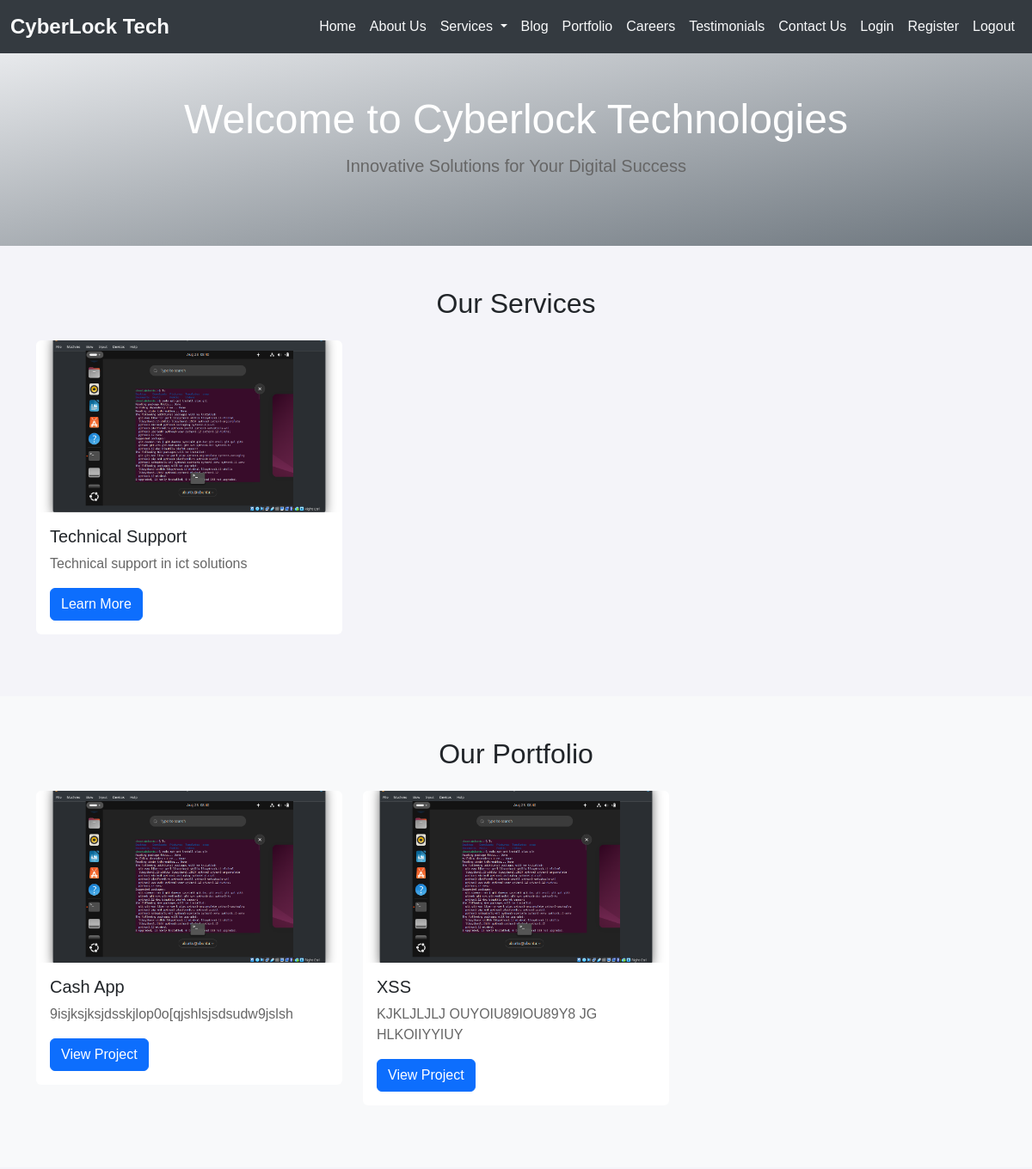
Before: / (upper part) with the older database file.
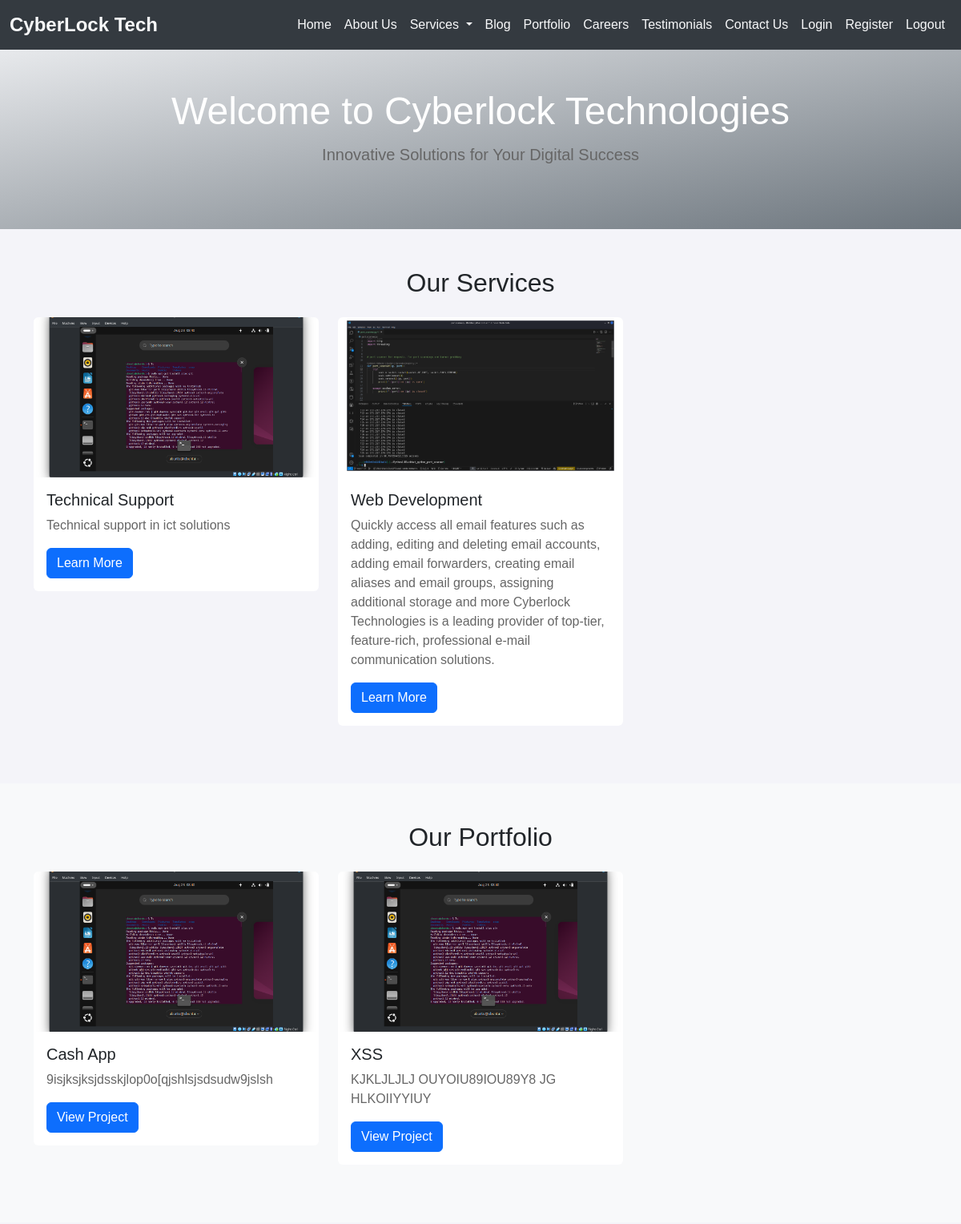
After: the same page with the newer database file.
### coreapp/models.py (models this page shows, shortened)
class Service(models.Model):
    SERVICE_TYPE_CHOICES = [
        ('custom', 'Custom Services'),
        ('cloud', 'Cloud Services'),
        ('standard', 'Standard Services'),  # For any other services
    ]
    name = models.CharField(max_length=200)
    description = models.TextField()
    price = models.DecimalField(max_digits=10, decimal_places=2, blank=True, null=True)
    service_image = models.ImageField(upload_to='service_images/', blank=True)
    is_active = models.BooleanField(default=True)
    service_type = models.CharField(max_length=10, choices=SERVICE_TYPE_CHOICES, default='standard')
    class Meta:
        verbose_name_plural = "Services"
        ordering = ['name']

class Project(models.Model):
    title = models.CharField(max_length=200)
    description = models.TextField()
    client = models.CharField(max_length=200)
    project_image = models.ImageField(upload_to='project_images/', blank=True)
    completion_date = models.DateField()
    link = models.URLField(blank=True)
    technologies_used = models.CharField(max_length=200, blank=True)

### coreapp/views.py (the view)
# urls.py: path('', views.home, name='home'),
def home(request):
    services = Service.objects.filter(is_active=True)[:3]  # Get the latest 3 services
    projects = Project.objects.all()[:3]  # Get the latest 3 projects
    blog_posts = BlogPost.objects.all().order_by('-published_date')[:3]  # Get the latest 3 blog posts
    testimonials = Testimonial.objects.all()[:3]  # Get the latest 3 testimonials
    context = {
        'services': services,
        'projects': projects,
        'blog_posts': blog_posts,
        'testimonials': testimonials,
    }
    return render(request, 'home.html', context)

### templates/home.html (shortened to what this page needs)
{% load static %}
<!DOCTYPE html>
<html lang="en">
<head>
    <link href="https://cdn.jsdelivr.net/npm/bootstrap@5.3.0-alpha1/dist/css/bootstrap.min.css" rel="stylesheet">
    <link rel="stylesheet" href="{% static 'css/home.css' %}">
</head>
<body>
    {% include 'base.html' %}
    <section class="hero bg-light py-5 text-center">
        <div class="container">
            <h1 class="display-4">Welcome to Cyberlock Technologies </h1>
            <p class="lead">Innovative Solutions for Your Digital Success</p>
        </div>
    </section>
    <section class="services py-5">
        <div class="container">
            <h2 class="text-center mb-4">Our Services</h2>
            <div class="row">
                {% for service in services %}
                    <div class="col-md-4">
                        <div class="card mb-4">
                            <img src="{{ service.service_image.url }}" class="card-img-top" alt="{{ service.name }}">
                            <div class="card-body">
                                <h5 class="card-title">{{ service.name }}</h5>
                                <p class="card-text">{{ service.description|truncatewords:50 }}</p>
                                <a href="{% url 'service_list' %}" class="btn btn-primary">Learn More</a>
                            </div>
                        </div>
                    </div>
                {% endfor %}
            </div>
        </div>
    </section>
    <section class="portfolio bg-light py-5">
        <div class="container">
            <h2 class="text-center mb-4">Our Portfolio</h2>
            <div class="row">
                {% for project in projects %}
                    <div class="col-md-4">
                        <div class="card mb-4">
                            <img src="{{ project.project_image.url }}" class="card-img-top" alt="{{ project.title }}">
                            <div class="card-body">
                                <h5 class="card-title">{{ project.title }}</h5>
                                <p class="card-text">{{ project.description|truncatewords:20 }}</p>
                                <a href="{% url 'portfolio' %}" class="btn btn-primary">View Project</a>
                            </div>
                        </div>
                    </div>
                {% endfor %}
            </div>
        </div>
    </section>
</body>
</html>

### templates/base.html (shortened to what this page needs)
{% load static %}
<!DOCTYPE html>
<html lang="en">
<head>
    <link href="https://cdn.jsdelivr.net/npm/bootstrap@5.3.0-alpha1/dist/css/bootstrap.min.css" rel="stylesheet">
    <link rel="stylesheet" href="{% static 'css/base.css' %}">
</head>
<body>
    <nav class="navbar navbar-expand-lg navbar-light bg-light">
        <div class="container-fluid">
            <a class="navbar-brand" href="{% url 'home' %}">CyberLock Tech</a>
            <div class="collapse navbar-collapse" id="navbarNav">
                <ul class="navbar-nav ms-auto">
                    <li class="nav-item">
                        <a class="nav-link" href="{% url 'home' %}">Home</a>
                    </li>
                    <li class="nav-item">
                        <a class="nav-link" href="{% url 'about' %}">About Us</a>
                    </li>
                    <li class="nav-item dropdown">
                        <a class="nav-link dropdown-toggle" href="#" id="servicesDropdown" role="button" data-bs-toggle="dropdown" aria-expanded="false">
                            Services
                        </a>
                    </li>
                    <li class="nav-item">
                        <a class="nav-link" href="{% url 'blog_list' %}">Blog</a>
                    </li>
                    <li class="nav-item">
                        <a class="nav-link" href="{% url 'portfolio' %}">Portfolio</a>
                    </li>
                    <li class="nav-item">
                        <a class="nav-link" href="{% url 'job_list' %}">Careers</a>
                    </li>
                    <li class="nav-item">
                        <a class="nav-link" href="{% url 'testimonial_list' %}">Testimonials</a>
                    </li>
                    <li class="nav-item">
                        <a class="nav-link" href="{% url 'contact_form' %}">Contact Us</a>
                    </li>
                    <li class="nav-item">
                        <a class="nav-link" href="{% url 'user_login' %}">Login</a>
                    </li>
                    <li class="nav-item">
                        <a class="nav-link" href="{% url 'user_register' %}">Register</a>
                    </li>
                    <li class="name-item">
                        <a class="nav-link" href="{% url 'user_logout' %}">Logout</a>
                    </li>
                </ul>
            </div>
        </div>
    </nav>
</body>
</html>

### static/css/home.css (style rules this page uses)
body { font-family: 'Arial', sans-serif; }
h1, h2 { font-weight: bold; color: #333; }
p { color: #666666; }
.hero { background: linear-gradient(to bottom right, hsla(216, 11%, 91%, 0.898), #6c757d); color: white; padding: 60px 0; }
.hero h1 { font-size: 3rem; margin-bottom: 10px; }
.hero p { font-size: 1.25rem; margin-bottom: 30px; }
.services .card { border: none; transition: transform 0.3s, box-shadow 0.3s; }
.services .card-img-top { height: 200px; object-fit: cover; }
.portfolio { background-color: #a79d9d; }
.portfolio .card { border: none; transition: transform 0.3s, box-shadow 0.3s; }
.portfolio .card-img-top { height: 200px; object-fit: cover; }

### static/css/base.css (style rules this page uses)
.navbar { background-color: #343a40 !important; }
.navbar-brand, .nav-link { color: #f8f9fa !important; }
.navbar-brand { font-weight: bold; font-size: 1.5rem; }
body { font-family: 'Arial', sans-serif; background-color: #f4f4f9; }

Changed rows visible on the page:
added Service: service_image (picture), name "Web Development", description "Quickly access all email features such as adding, editing and deleting email accounts, adding email forwarders, creating email aliases and email groups, assigning additional storage and more Cyberlock Technologies is a leading provider of top-tier, feature-rich, professional e-mail communication solutions."
